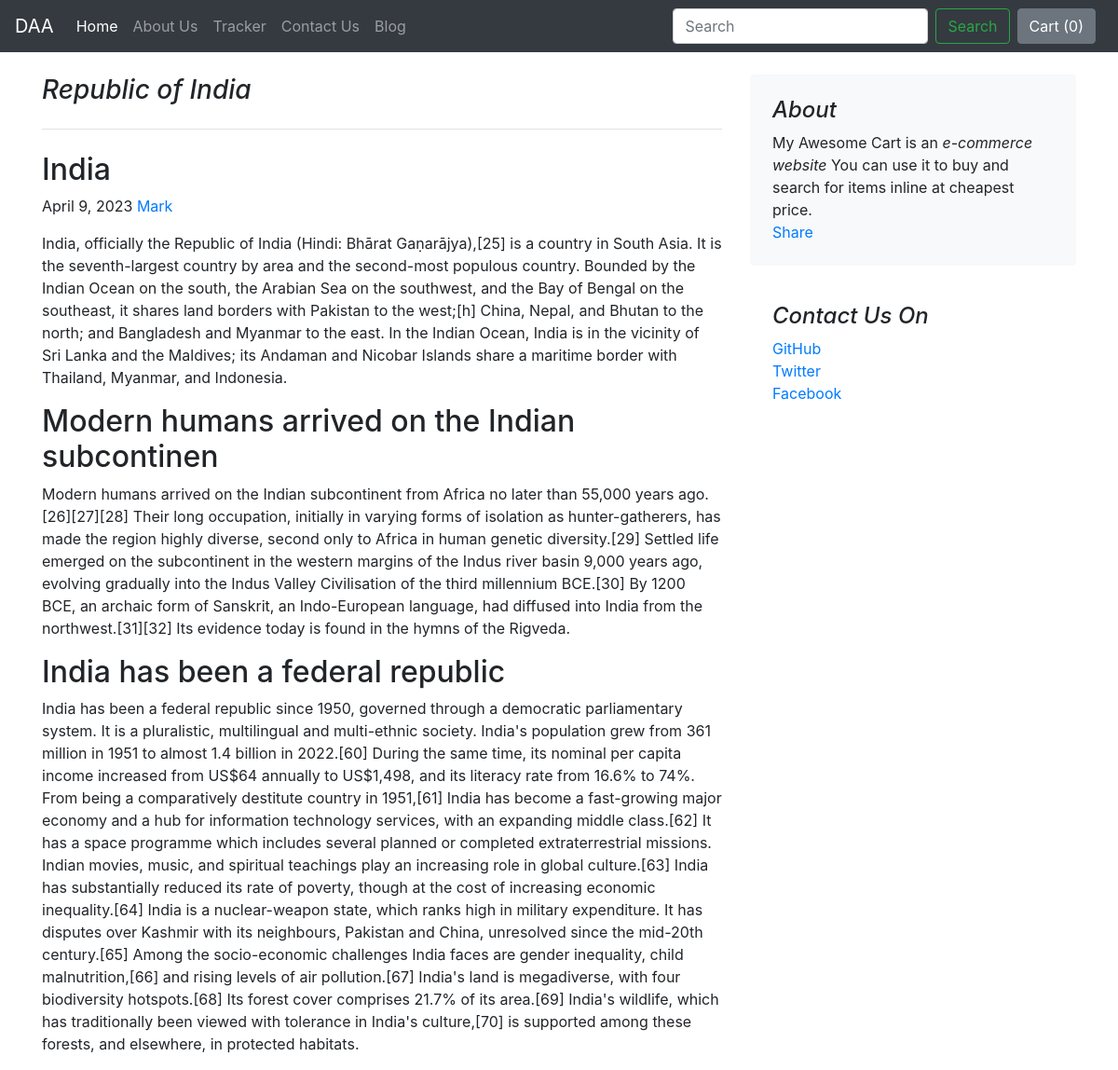
The page /blog/blogpost/1 on the database its author committed.
### blog/models.py (models this page shows)
class BlogPost(models.Model):
    post_id = models.AutoField(primary_key=True)
    title = models.CharField(max_length=50, default="")
    head0 = models.CharField(max_length=500, default="")
    chead0 = models.CharField(max_length=5000, default="")
    head1 = models.CharField(max_length=500, default="")
    chead1 = models.CharField(max_length=5000, default="")
    head2 = models.CharField(max_length=500, default="")
    chead2 = models.CharField(max_length=5000, default="")
    pub_date = models.DateField()
    thumbnail = models.ImageField(upload_to="blog/images", default="")
    def __str__(self):
        return self.title

### blog/views.py (the view)
# urls.py: path("blogpost/<int:id>", views.blogpost, name="blogHome")
def blogpost(request, id):
    post = BlogPost.objects.filter(post_id=id)[0]
    print(post)
    return render(request, 'blog/blogpost.html', {'post':post})

### blog/templates/blog/blogpost.html (shortened to what this page needs)
{% extends 'shop/basic.html' %}
{% block body %}
<div class="container">
    <div class="row mt-4">
        <div class="col-md-8 blog-main">
            <h3 class="pb-4 mb-4 font-italic border-bottom">
                {{post.title}}
            </h3>
            <div class="blog-post">
                <h2 class="blog-post-title">{{post.head0}}</h2>
                <p class="blog-post-meta">{{post.pub_date}} <a href="#">Mark</a></p>
                <p>{{post.chead0}}</p>
                <h2>{{post.head1}}</h2>
                <p>{{post.chead1}}</p>
                <h2>{{post.head2}}</h2>
                <p>{{post.chead2}}</p>
            </div>
        </div>
        <aside class="col-md-4 blog-sidebar">
            <div class="p-4 mb-3 bg-light rounded">
                <h4 class="font-italic">About</h4>
                <p class="mb-0">My Awesome Cart is an<em> e-commerce website</em> You can use it to buy and search for
                    items inline at cheapest price.</p>
                    <div class="fb-share-button" data-href="http://127.0.0.1:8000/blog/blogpost/{{post.post_id}}" data-layout="" data-size=""><a target="_blank" href="https://www.facebook.com/sharer/sharer.php?u=http%3A%2F%2F127.0.0.1%3A8000%2Fblog%2Fblogpost%2F1&amp;src=sdkpreparse" class="fb-xfbml-parse-ignore">Share</a></div>
            </div>
            <div class="p-4">
                <h4 class="font-italic">Contact Us On</h4>
                <ol class="list-unstyled">
                    <li><a href="#">GitHub</a></li>
                    <li><a href="#">Twitter</a></li>
                    <li><a href="#">Facebook</a></li>
                </ol>
            </div>
        </aside>
    </div>
</div>
{% endblock %}

### rows shown on the page
BlogPost: title "Republic of India", head0 "India", pub_date "April 9, 2023", chead0 "India, officially the Republic of India (Hindi: Bhārat Gaṇarājya),[25] is a country in South Asia. It is the seventh-largest country by area and the second-most populous country. Bounded by the Indian Ocean on the south, the Arabian Sea on the southwest, and the Bay of Bengal on the southeast, it shares land borders with Pakistan to the west;[h] China, Nepal, and Bhutan to the north; and Bangladesh and Myanmar to the east. In the Indian Ocean, India is in the vicinity of Sri Lanka and the Maldives; its Andaman and Nicobar Islands share a maritime border with Thailand, Myanmar, and Indonesia.", head1 "Modern humans arrived on the Indian subcontinen", chead1 "Modern humans arrived on the Indian subcontinent from Africa no later than 55,000 years ago.[26][27][28] Their long occupation, initially in varying forms of isolation as hunter-gatherers, has made the region highly diverse, second only to Africa in human genetic diversity.[29] Settled life emerged on the subcontinent in the western margins of the Indus river basin 9,000 years ago, evolving gradually into the Indus Valley Civilisation of the third millennium BCE.[30] By 1200 BCE, an archaic form of Sanskrit, an Indo-European language, had diffused into India from the northwest.[31][32] Its evidence today is found in the hymns of the Rigveda.", head2 "India has been a federal republic", chead2 "India has been a federal republic since 1950, governed through a democratic parliamentary system. It is a pluralistic, multilingual and multi-ethnic society. India's population grew from 361 million in 1951 to almost 1.4 billion in 2022.[60] During the same time, its nominal per capita income increased from US$64 annually to US$1,498, and its literacy rate from 16.6% to 74%. From being a comparatively destitute country in 1951,[61] India has become a fast-growing major economy and a hub for information technology services, with an expanding middle class.[62] It has a space programme which includes several planned or completed extraterrestrial missions. Indian movies, music, and spiritual…"
